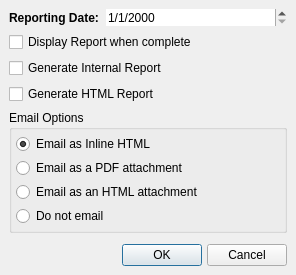
<?xml version="1.0" encoding="UTF-8"?>
<ui version="4.0">
 <class>NotesExportOptions</class>
 <widget class="QDialog" name="NotesExportOptions">
  <property name="geometry">
   <rect>
    <x>0</x>
    <y>0</y>
    <width>296</width>
    <height>270</height>
   </rect>
  </property>
  <property name="windowTitle">
   <string>Export Notes</string>
  </property>
  <layout class="QVBoxLayout" name="verticalLayout_2">
   <property name="spacing">
    <number>6</number>
   </property>
   <property name="leftMargin">
    <number>9</number>
   </property>
   <property name="topMargin">
    <number>9</number>
   </property>
   <property name="rightMargin">
    <number>9</number>
   </property>
   <property name="bottomMargin">
    <number>9</number>
   </property>
   <item>
    <layout class="QFormLayout" name="formLayout_2">
     <property name="sizeConstraint">
      <enum>QLayout::SizeConstraint::SetNoConstraint</enum>
     </property>
     <property name="fieldGrowthPolicy">
      <enum>QFormLayout::FieldGrowthPolicy::ExpandingFieldsGrow</enum>
     </property>
     <property name="horizontalSpacing">
      <number>0</number>
     </property>
     <property name="verticalSpacing">
      <number>0</number>
     </property>
     <item row="0" column="1">
      <widget class="QDateEdit" name="m_datePickerRptDateNotes">
       <property name="sizePolicy">
        <sizepolicy hsizetype="Expanding" vsizetype="Fixed">
         <horstretch>0</horstretch>
         <verstretch>0</verstretch>
        </sizepolicy>
       </property>
       <property name="frame">
        <bool>false</bool>
       </property>
       <property name="displayFormat">
        <string>M/d/yyyy</string>
       </property>
       <property name="calendarPopup">
        <bool>false</bool>
       </property>
      </widget>
     </item>
     <item row="0" column="0">
      <widget class="QLabel" name="m_staticTextRptDateNotes">
       <property name="font">
        <font>
         <bold>true</bold>
        </font>
       </property>
       <property name="text">
        <string>Reporting Date:  </string>
       </property>
      </widget>
     </item>
    </layout>
   </item>
   <item>
    <widget class="QCheckBox" name="m_checkBoxDisplayNotes">
     <property name="text">
      <string>Display Report when complete</string>
     </property>
    </widget>
   </item>
   <item>
    <widget class="QCheckBox" name="m_checkBoxInternalRptNotes">
     <property name="text">
      <string>Generate Internal Report</string>
     </property>
    </widget>
   </item>
   <item>
    <widget class="QCheckBox" name="m_checkBoxHTMLRptNotes">
     <property name="text">
      <string>Generate HTML Report</string>
     </property>
    </widget>
   </item>
   <item>
    <widget class="QGroupBox" name="groupBox">
     <property name="title">
      <string>Email Options</string>
     </property>
     <layout class="QVBoxLayout" name="verticalLayout">
      <property name="spacing">
       <number>4</number>
      </property>
      <property name="leftMargin">
       <number>4</number>
      </property>
      <property name="topMargin">
       <number>4</number>
      </property>
      <property name="rightMargin">
       <number>4</number>
      </property>
      <property name="bottomMargin">
       <number>4</number>
      </property>
      <item>
       <widget class="QRadioButton" name="m_radioBoxEmailAsInlineHTML">
        <property name="text">
         <string>Email as Inline HTML</string>
        </property>
        <property name="checked">
         <bool>true</bool>
        </property>
       </widget>
      </item>
      <item>
       <widget class="QRadioButton" name="m_radioBoxEmailAsPDF">
        <property name="text">
         <string>Email as a PDF attachment</string>
        </property>
       </widget>
      </item>
      <item>
       <widget class="QRadioButton" name="m_radioBoxEmailAsHTML">
        <property name="text">
         <string>Email as an HTML attachment</string>
        </property>
       </widget>
      </item>
      <item>
       <widget class="QRadioButton" name="m_radioBoxDoNotEmail">
        <property name="text">
         <string>Do not email</string>
        </property>
       </widget>
      </item>
     </layout>
    </widget>
   </item>
   <item>
    <layout class="QHBoxLayout" name="horizontalLayout">
     <property name="spacing">
      <number>5</number>
     </property>
     <property name="topMargin">
      <number>5</number>
     </property>
     <item>
      <spacer name="horizontalSpacer">
       <property name="orientation">
        <enum>Qt::Orientation::Horizontal</enum>
       </property>
       <property name="sizeHint" stdset="0">
        <size>
         <width>40</width>
         <height>20</height>
        </size>
       </property>
      </spacer>
     </item>
     <item>
      <widget class="QPushButton" name="pushButtonOK">
       <property name="text">
        <string>OK</string>
       </property>
      </widget>
     </item>
     <item>
      <widget class="QPushButton" name="pushButtonCancel">
       <property name="text">
        <string>Cancel</string>
       </property>
      </widget>
     </item>
    </layout>
   </item>
  </layout>
 </widget>
 <resources/>
 <connections/>
</ui>
